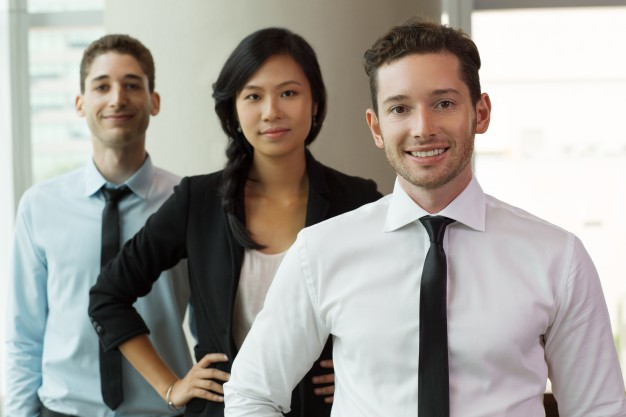
#> input picture OpenCV2/Face detection/three.jpg, 626 x 417 px
$ python Face_Detector.py
#> lines starting #> are read from the running program, lines starting #| are printed output that depends on the picture; after the words box and inside, x2 and y2 are one past the last pixel; in counts of white or black regions, pixels touching at a corner belong together
import cv2
from random import randrange
#to load some pre frontal data on face frontals from opencv
#classifier can classify something as face
trained_face_data=cv2.CascadeClassifier('haarcascade_frontalface_default.xml')

#choose an image to detect faces
#imread ki madad se import karenge image ko
#image is like an array with bunch of numbers
img=cv2.imread('three.jpg')
#> img is the input picture: shape (417, 626, 3); mean B, G, R 155.3, 160.9, 163.6

#to convert to grayscale
grayscaled_img=cv2.cvtColor(img,cv2.COLOR_BGR2GRAY)
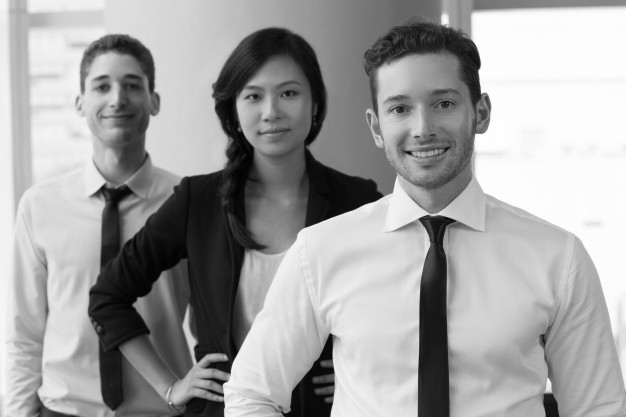
#> grayscaled_img: shape (417, 626); min 0, max 255, mean 161

#to detect faces,no matter what the scale of the face is, smaller or big
face_coordinates=trained_face_data.detectMultiScale(grayscaled_img)
#> face_coordinates = [[228, 61, 88, 88], [74, 166, 76, 76], [76, 53, 84, 84], [360, 59, 122, 122]]
print(face_coordinates)
#| [[228  61  88  88]
#|  [ 74 166  76  76]
#|  [ 76  53  84  84]
#|  [360  59 122 122]]

#draw rectangles
c=0
for x,y,w,h in face_coordinates:
   cv2.rectangle(img,(x,y),(x+w,y+h),(randrange(256),randrange(256),randrange(256)),5)
   c+=1
   if(c==3):
       break
#> this loop made 3 passes
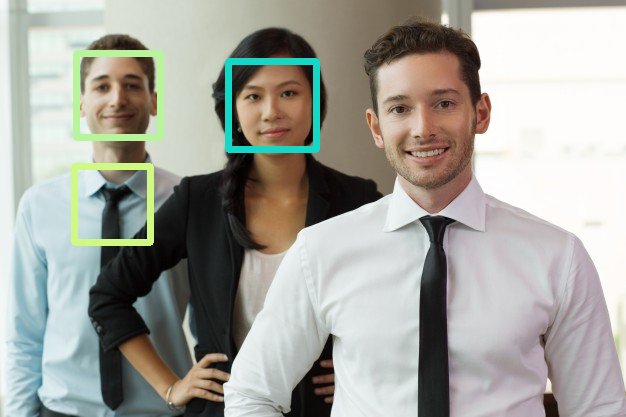
#> img: shape (417, 626, 3); 2.64% of pixels changed, all inside (x1, y1, x2, y2) = (71, 50, 320, 246)
#> after the loop, c = 3

#to show the imported image
cv2.imshow('Nishant bhai mahaan',img)

#waitkey nahi lgaoge to instantly close hoga
cv2.waitKey()

#print("Code Completed")

$ run again, with OpenCV2/Face detection/modi.jpg copied over OpenCV2/Face detection/three.jpg
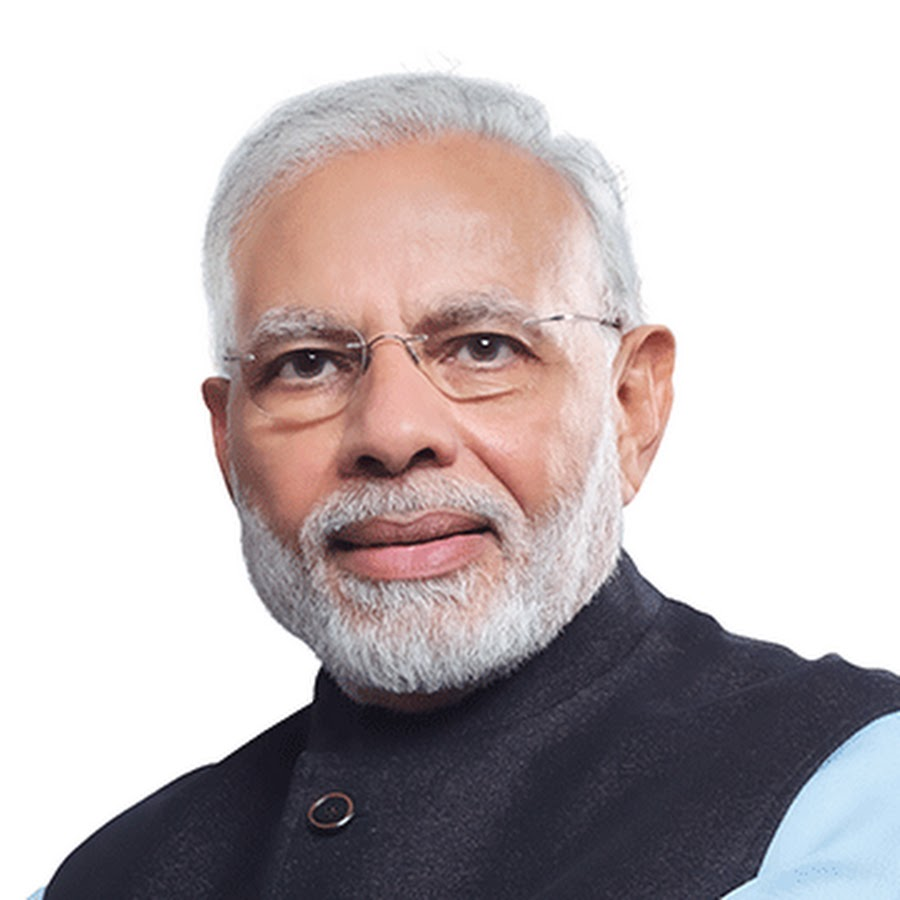
#> input picture OpenCV2/Face detection/modi.jpg, 900 x 900 px
#> img is the input picture: shape (900, 900, 3); mean B, G, R 187.1, 185.8, 194.3
#> `grayscaled_img=cv2.cvtColor(img,cv2.COLOR_BGR2GRAY)`:
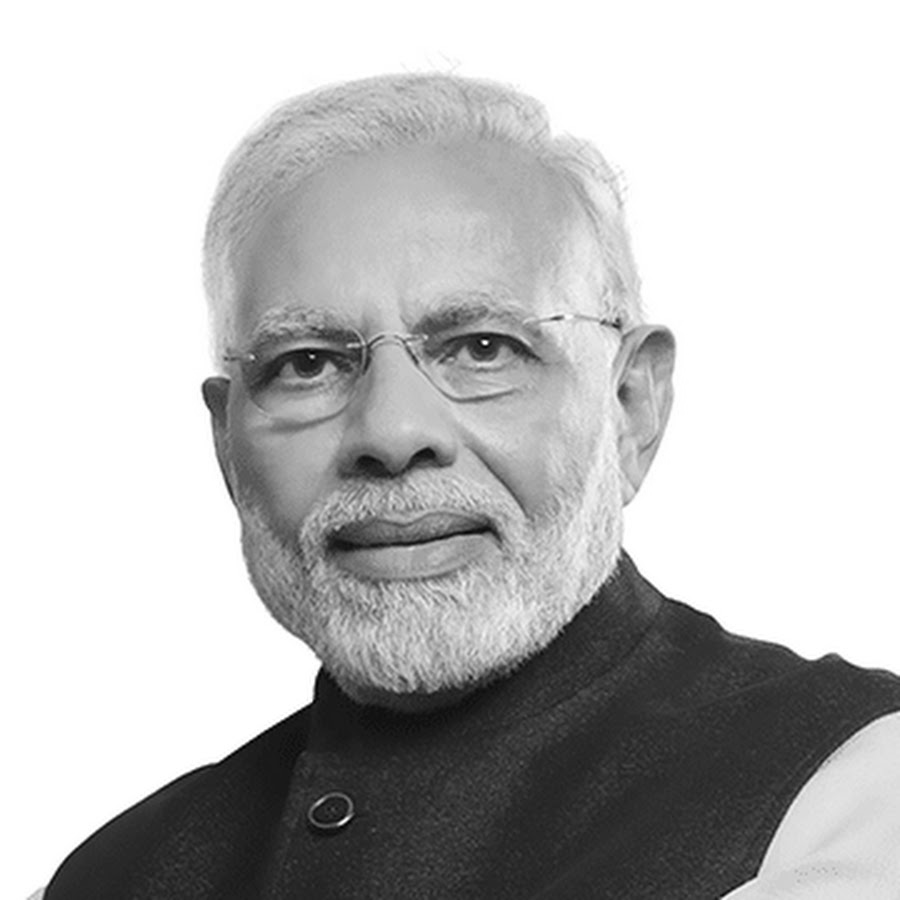
#> grayscaled_img: shape (900, 900); min 1, max 255, mean 188.5
#> face_coordinates = [[175, 182, 451, 451]]
#| [[175 182 451 451]]
#> the loop `for x,y,w,h in face_coordinates:` made 1 pass
#> (x, y, w, h, c) on pass 1: (175, 182, 451, 451, 1)
#> after the loop `for x,y,w,h in face_coordinates:`:
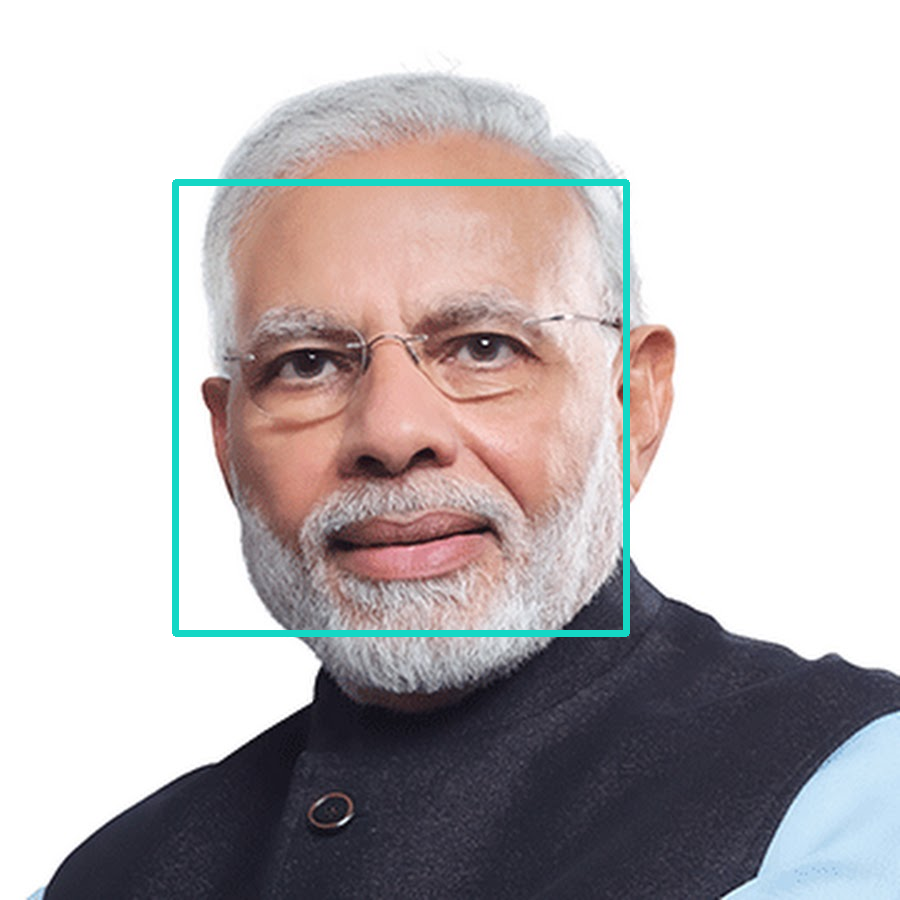
#> img: shape (900, 900, 3); 1.56% of pixels changed, all inside (x1, y1, x2, y2) = (172, 179, 630, 637)
#> after the loop `for x,y,w,h in face_coordinates:`: c = 1
